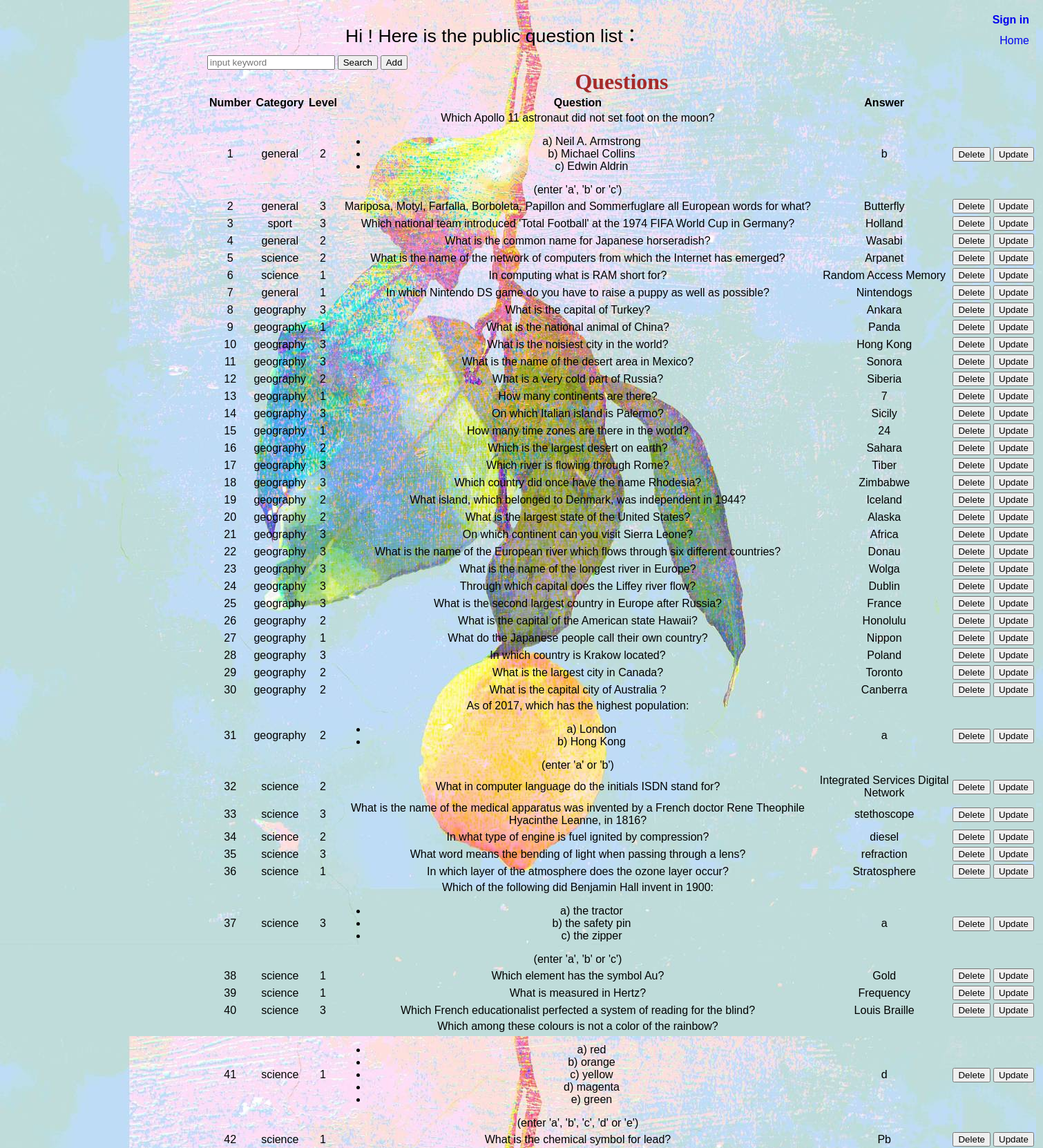
Page /php/questionmanage.php (upper part) on the committed database.
### tables this page shows
CREATE TABLE `questions` (
  `id` int(11) NOT NULL AUTO_INCREMENT,
  `category` varchar(50) NOT NULL,
  `level` int(11) NOT NULL,
  `question` text NOT NULL,
  `answer` varchar(50) DEFAULT NULL,
  `creator` int(11) DEFAULT '0',
  PRIMARY KEY (`id`),
  UNIQUE KEY `questions_id_uindex` (`id`)
);

### include/util.inc.php (called while the page is built, shortened)
<?php
function getPDO() {
    $host = 'localhost';
    $db   = 'project';
    $user = 'root';
    $pass = '12345678';
    $charset = 'utf8';
    $dsn = "mysql:host=$host;dbname=$db;charset=$charset";
    $options = [
        PDO::ATTR_ERRMODE            => PDO::ERRMODE_EXCEPTION,
        PDO::ATTR_DEFAULT_FETCH_MODE => PDO::FETCH_ASSOC,
        PDO::ATTR_EMULATE_PREPARES   => false,
    ];
    try {
        return new PDO($dsn, $user, $pass, $options);
    } catch (\PDOException $e) {
        throw new \PDOException($e->getMessage(), (int)$e->getCode());
    }
}
function showQuestionAll($category,$level,$creator){
    $PDO = getPDO();
    $index1 = "category";
    $index2 = "level";
    $index3 = "creator";
    $category1 = $PDO->quote($category);
    if($category == "random" && $level == 0){
        $result = $PDO->query("SELECT * FROM project.questions where $index3 = $creator");
    }else if($category != "random" && $level == 0){
        $result = $PDO->query("SELECT * FROM project.questions where $index3 = $creator and $index1 = $category1");
    }else if($category == "random" && $level != 0){
        $result = $PDO->query("SELECT * FROM project.questions where $index3 = $creator and $index2 = $level");
    }else{
        $result = $PDO->query("SELECT * FROM project.questions where $index3 = $creator and $index1 = $category1 and $index2 = $level");
    }
    return $result;
}

### php/questionmanage.php (the view, shortened to what this page needs)
<?php
include("../include/util.inc.php");
include("../include/opening.inc.php");
$name = $_SESSION['name'];
$id = $_SESSION['user_id'];
$public = intval($_GET['creator']);
if($public == 0){
    $pub = "public";
    $creator = 0;
}
else{
    $pub = "private";
    $creator = $id;
}
?>
<link rel="stylesheet" type="text/css" href="../css/common.css">
<link rel="stylesheet" type="text/css" href="../css/record.css">
<?php
if (!isset($_SESSION['name'])){
    $banner = "<a href = 'signin_form.php' style='font-weight: bolder;text-decoration: none' >Sign in</a>";
}
else{
    $name = $_SESSION['name'];
    $banner = "<a href = 'signout.php' title='click to sign out' style='font-weight: bolder;text-decoration: none'>Welcome $name</a>";
}
?>
<span><?= $banner?></span><br><br>
<span><a href="../index.php" style="text-decoration: none" title="back to home page">Home</a></span>
<div id="record">
    <div id="top">
        Hi <?= $name?> !
        Here is the <?= $pub?> question list：
    </div>
    <div id="selector">
        <div id="box">
            <form method="post" action="search.php" style="display: inline-block">
                <input type="search" name="search" size = "20" placeholder="input keyword" value = "<?php if(isset($_GET['search'])){echo $_GET['search'];}?>" autofocus/>
                <input type= "submit" value="Search"/>
            </form>
            <button onclick='add()' style="display: inline-block">Add</button>
        </div>
    </div>
    <div id="bottom">
        <table id="table" width="1200">
            <caption style="font-family: 'Times New Roman';font-size: 24pt;font-weight: bolder;color: brown">Questions</caption>
            <tr><th>Number</th><th>Category</th><th>Level</th><th>Question</th><th>Answer</th></tr>
            <?php
            $category = "random";
            $level = 0;
            $records = showQuestionAll($category,$level,$creator);
            $count =  $records->rowCount();
            $index = 1;
            for ($index ; $index <= $count ; $index++){
                $record = $records->fetch();
                $id = $record['id'];
                echo "<tr><td>$index</td><td>{$record['category']}</td><td>{$record['level']}</td><td>{$record['question']}</td><td>{$record['answer']}</td><td><button onclick='del($id,$creator)'>Delete</button></td><td><button onclick='upd()'>Update</button></td></tr>";
            }
            ?>
        </table>
    </div>
</div>

### css/common.css (style rules this page uses)
body { background-image: url("../images/index-background.jpg"); text-align: center; font-family: Arial, Helvetica, sans-serif; font-size: 10pt; margin: 0px; padding: 0px; }
span { position: absolute; right: 20px; margin-top: 20px; font-size: 12pt; }

### css/record.css (style rules this page uses)
#table { font-size: 12pt; position: absolute; top: 100px; left: 300px; text-align: center; }
#top { font-size: 20pt; position: absolute; top: 30px; left: 500px; text-align: center; }
#selector { position: absolute; top: 80px; left: 300px; }

### rows in the picture
questions: category "general", level "2", question "Which Apollo 11 astronaut did not set foot on the moon? a) Neil A. Armstrong b) Michael Collins c) Edwin Aldrin (enter 'a', 'b' or 'c')", answer "b"
questions: category "general", level "3", question "Mariposa, Motyl, Farfalla, Borboleta, Papillon and Sommerfuglare all European words for what?", answer "Butterfly"
questions: category "sport", level "3", question "Which national team introduced 'Total Football' at the 1974 FIFA World Cup in Germany?", answer "Holland"
questions: category "general", level "2", question "What is the common name for Japanese horseradish?", answer "Wasabi"
questions: category "science", level "2", question "What is the name of the network of computers from which the Internet has emerged?", answer "Arpanet"
questions: category "science", level "1", question "In computing what is RAM short for?", answer "Random Access Memory"
questions: category "general", level "1", question "In which Nintendo DS game do you have to raise a puppy as well as possible?", answer "Nintendogs"
questions: category "geography", level "3", question "What is the capital of Turkey?", answer "Ankara"
questions: category "geography", level "1", question "What is the national animal of China?", answer "Panda"
questions: category "geography", level "3", question "What is the noisiest city in the world?", answer "Hong Kong"
questions: category "geography", level "3", question "What is the name of the desert area in Mexico?", answer "Sonora"
questions: category "geography", level "2", question "What is a very cold part of Russia?", answer "Siberia"
questions: category "geography", level "1", question "How many continents are there?", answer "7"
questions: category "geography", level "3", question "On which Italian island is Palermo?", answer "Sicily"
questions: category "geography", level "1", question "How many time zones are there in the world?", answer "24"
questions: category "geography", level "2", question "Which is the largest desert on earth?", answer "Sahara"
questions: category "geography", level "3", question "Which river is flowing through Rome?", answer "Tiber"
questions: category "geography", level "3", question "Which country did once have the name Rhodesia?", answer "Zimbabwe"
questions: category "geography", level "2", question "What island, which belonged to Denmark, was independent in 1944?", answer "Iceland"
questions: category "geography", level "2", question "What is the largest state of the United States?", answer "Alaska"
questions: category "geography", level "3", question "On which continent can you visit Sierra Leone?", answer "Africa"
questions: category "geography", level "3", question "What is the name of the European river which flows through six different countries?", answer "Donau"
questions: category "geography", level "3", question "What is the name of the longest river in Europe?", answer "Wolga"
questions: category "geography", level "3", question "Through which capital does the Liffey river flow?", answer "Dublin"
questions: category "geography", level "3", question "What is the second largest country in Europe after Russia?", answer "France"
questions: category "geography", level "2", question "What is the capital of the American state Hawaii?", answer "Honolulu"
questions: category "geography", level "1", question "What do the Japanese people call their own country?", answer "Nippon"
questions: category "geography", level "3", question "In which country is Krakow located?", answer "Poland"
questions: category "geography", level "2", question "What is the largest city in Canada?", answer "Toronto"
questions: category "geography", level "2", question "What is the capital city of Australia ?", answer "Canberra"
questions: category "geography", level "2", question "As of 2017, which has the highest population: a) London b) Hong Kong (enter 'a' or 'b')", answer "a"
questions: category "science", level "2", question "What in computer language do the initials ISDN stand for?", answer "Integrated Services Digital Network"
questions: category "science", level "3", question "What is the name of the medical apparatus was invented by a French doctor Rene Theophile Hyacinthe Leanne, in 1816?", answer "stethoscope"
questions: category "science", level "2", question "In what type of engine is fuel ignited by compression?", answer "diesel"
questions: category "science", level "3", question "What word means the bending of light when passing through a lens?", answer "refraction"
questions: category "science", level "1", question "In which layer of the atmosphere does the ozone layer occur?", answer "Stratosphere"
questions: category "science", level "3", question "Which of the following did Benjamin Hall invent in 1900: a) the tractor b) the safety pin c) the zipper (enter 'a', 'b' or 'c')", answer "a"
questions: category "science", level "1", question "Which element has the symbol Au?", answer "Gold"
questions: category "science", level "1", question "What is measured in Hertz?", answer "Frequency"
questions: category "science", level "3", question "Which French educationalist perfected a system of reading for the blind?", answer "Louis Braille"
questions: category "science", level "1", question "Which among these colours is not a color of the rainbow? a) red b) orange c) yellow d) magenta e) green (enter 'a', 'b', 'c', 'd' or 'e')", answer "d"
questions: category "science", level "1", question "What is the chemical symbol for lead?", answer "Pb"

### other values in the picture
$pub "public"
